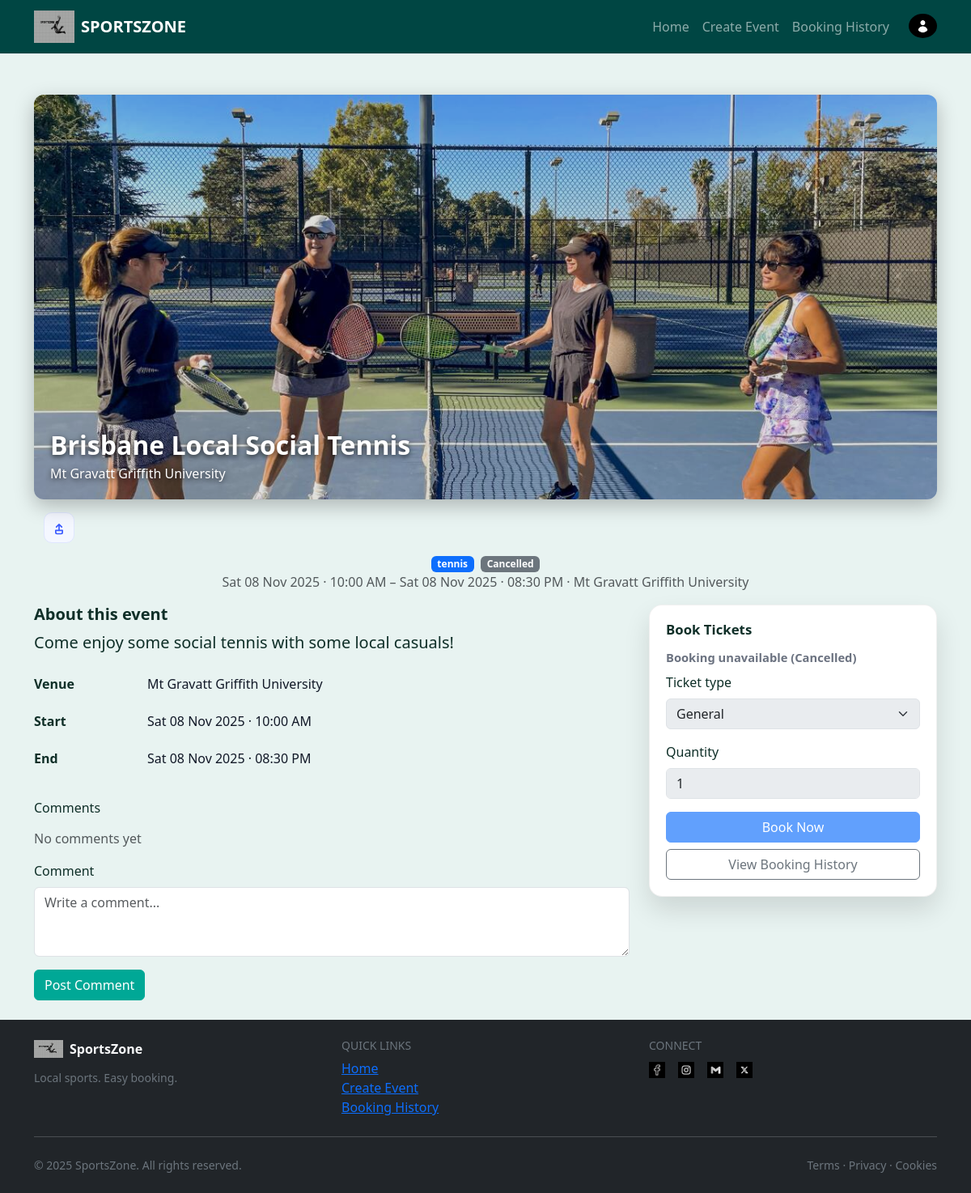
Page /event/3 on the earlier database version.
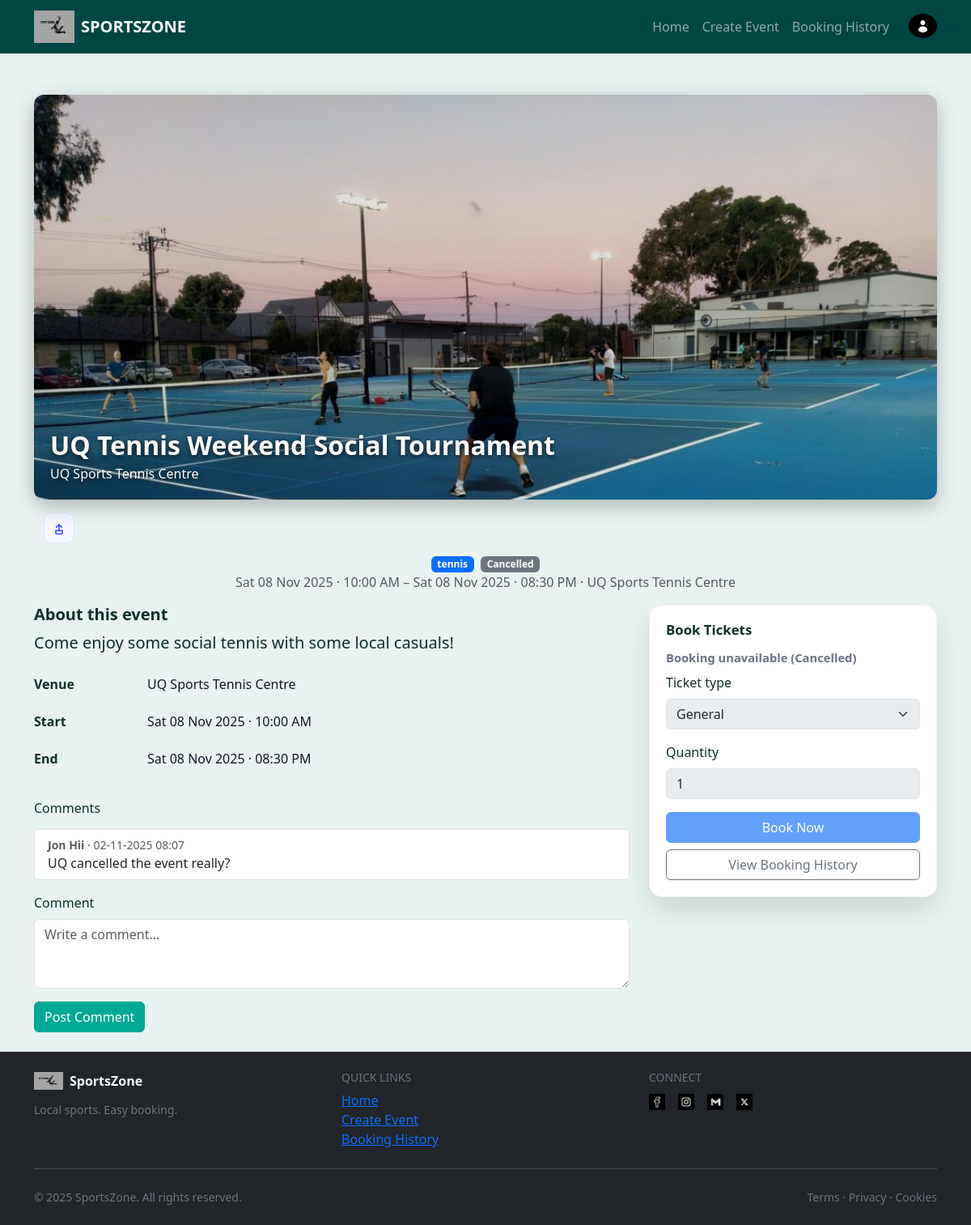
Same page on the later database version.
### SportsZone/models.py (models this page shows, shortened)
class Event(db.Model):
    __tablename__ = "events"
    id = db.Column(db.Integer, primary_key=True)
    user_id = db.Column(db.Integer, db.ForeignKey("users.id"), nullable=False)  # creator/owner
    venue_id = db.Column(db.Integer, db.ForeignKey("venues.id"))
    sports_type = db.Column(db.String(64), index=True)  # Football, Basketball, etc.
    event_title = db.Column(db.String(256), nullable=False)
    home_team_name = db.Column(db.String(64))
    away_team_name = db.Column(db.String(64))
    event_image = db.Column(db.String(256))  # filename in /static/img
    description = db.Column(db.Text)
    start_datetime = db.Column(db.DateTime, default=datetime.utcnow, nullable=False)
    end_datetime = db.Column(db.DateTime)
    status = db.Column(db.String(32), index=True, default="Open", nullable=False)
    total_tickets = db.Column(db.Integer, default=120, nullable=False)
    tickets_sold = db.Column(db.Integer, default=0, nullable=False)
    ticket_price = db.Column(db.Float, default=0.0, nullable=False)
    comments = db.relationship(
        "Comment", backref="event", lazy=True, cascade="all, delete-orphan"
    )
    bookings = db.relationship(
        "Booking", backref="event", lazy=True, cascade="all, delete-orphan"
    )
    @property
    def venue_text(self) -> str:
        if self.venue:
            parts = [self.venue.venue_name, self.venue.venue_address]
            return " - ".join([p for p in parts if p])
        return ""

class Venue(db.Model):
    __tablename__ = "venues"
    id = db.Column(db.Integer, primary_key=True)
    venue_name = db.Column(db.String(128), nullable=False)
    venue_address = db.Column(db.String(256))
    capacity = db.Column(db.Integer)
    events = db.relationship("Event", backref="venue", lazy=True)

class User(db.Model, UserMixin):
    __tablename__ = "users"
    id = db.Column(db.Integer, primary_key=True)
    first_name = db.Column(db.String(100), nullable=False)
    surname = db.Column(db.String(100), nullable=False)
    email_id = db.Column(db.String(100), unique=True, index=True, nullable=False)
    password_hash = db.Column(db.String(255), nullable=False)
    mobile_number = db.Column(db.String(15), unique=True, nullable=False)
    street_address = db.Column(db.String(255), nullable=False)
    comments = db.relationship("Comment", backref="user", lazy=True)
    bookings = db.relationship("Booking", backref="user", lazy=True)
    events_created = db.relationship(
        "Event",
        backref="creator",
        lazy=True,
        foreign_keys="Event.user_id",
    )

class Comment(db.Model):
    __tablename__ = "comments"
    id = db.Column(db.Integer, primary_key=True)
    user_id = db.Column(db.Integer, db.ForeignKey("users.id"))
    event_id = db.Column(db.Integer, db.ForeignKey("events.id"))
    text = db.Column(db.String(400), nullable=False)
    created_at = db.Column(db.DateTime, default=datetime.utcnow, nullable=False)

### SportsZone/views.py (the view)
@main_bp.route("/event/<int:event_id>", endpoint="view_event")
def view_event(event_id: int):
    e = Event.query.get_or_404(event_id)
    booking_form = BookingForm()
    booking_form.event_id.data = e.id
    if getattr(booking_form, "quantity", None):
        booking_form.quantity.data = 1
    comment_form = CommentForm()
    comments = (
        Comment.query.filter_by(event_id=e.id)
        .order_by(Comment.created_at.desc())
        .all()
    )
    return render_template(
        "event.html",
        title=e.event_title,
        event=e,
        booking_form=booking_form,
        comment_form=comment_form,
        comments=comments,
    )

### SportsZone/forms.py
class BookingForm(FlaskForm):
    event_id = HiddenField(validators=[InputRequired()])
    ticket_type = SelectField(
        "Ticket type",
        choices=[("General", "General"), ("Student", "Student"), ("VIP", "VIP")],
        validators=[InputRequired()],
    )
    quantity = IntegerField(
        "Quantity",
        validators=[InputRequired(), NumberRange(min=1, max=10, message="1–10 only")],
    )
    submit = SubmitField("Book Now")

class CommentForm(FlaskForm):
    text = TextAreaField("Comment", validators=[InputRequired(), Length(max=400)])
    submit = SubmitField("Post Comment")

### SportsZone/templates/event.html (shortened to what this page needs)
{% extends "base.html" %}
{% block body %}
<div class="event-hero mb-3">
  <img src="{{ url_for('static', filename='img/' ~ (event.event_image or 'placeholder.jpg')) }}"
       alt="{{ event.event_title }}" class="img-fluid hero-banner">
  <div class="hero-overlay">
    <h1 class="hero-title h3">{{ event.event_title }}</h1>
    <p class="hero-subtitle">{{ event.venue_text }}</p>
  </div>
</div>
<div class="container">
  <div class="event-actions">
    {% set left = (event.total_tickets or 0) - (event.tickets_sold or 0) %}
    <a class="icon-btn" href="#share-modal" title="Share" aria-label="Share">
    </a>
  </div>
</div>
{% set teams = (event.event_title or '') .split(' vs ') %}
{% set badge_map = {'Open':'primary','Sold Out':'danger','Cancelled':'secondary','Inactive':'warning'} %}
<div class="d-flex flex-wrap justify-content-center align-items-center gap-2">
  <span class="badge text-bg-primary">{{ event.sports_type }}</span>
  <span class="badge text-bg-{{ badge_map.get(event.status, 'secondary') }}">{{ event.status }}</span>
</div>
<p class="text-muted mb-3 text-center">
  {% if event.start_datetime %}{{ event.start_datetime.strftime('%a %d %b %Y · %I:%M %p') }}{% endif %}
  {% if event.end_datetime %} – {{ event.end_datetime.strftime('%a %d %b %Y · %I:%M %p') }}{% endif %}
  · {{ event.venue_text }}
</p>
<div class="row g-4">
  <div class="col-lg-8">
    <h2 class="h5 fw-bold mb-2">About this event</h2>
    {% if event.description %}
      <p class="lead">{{ event.description }}</p>
    {% endif %}
    <dl class="info-list clearfix">
      <dt>Venue</dt><dd>{{ event.venue_text }}</dd>
      {% if event.start_datetime %}<dt>Start</dt><dd>{{ event.start_datetime.strftime('%a %d %b %Y · %I:%M %p') }}</dd>{% endif %}
      {% if event.end_datetime %}<dt>End</dt><dd>{{ event.end_datetime.strftime('%a %d %b %Y · %I:%M %p') }}</dd>{% endif %}
    </dl>
    <section class="mt-4">
      <h2 class="h6 mb-3">Comments</h2>
      {% if comments and comments|length %}
        <ul class="list-group mb-3">
          {% for c in comments %}
            <li class="list-group-item d-flex flex-column">
              <div class="small text-muted">
                <strong>{{ (c.user.first_name ~ ' ' ~ c.user.surname) if c.user else 'Anon' }}</strong>
                · {{ c.created_at.strftime('%d-%m-%Y %H:%M') }}
              </div>
              <div>{{ c.text }}</div>
            </li>
          {% endfor %}
        </ul>
      {% else %}
        <div class="text-muted mb-3">No comments yet</div>
      {% endif %}
      <form method="POST" action="{{ url_for('main.add_comment', event_id=event.id) }}">
        <div class="mb-3">
          {{ comment_form.text.label(class="form-label") }}
          {{ comment_form.text(class="form-control", rows="3", placeholder="Write a comment...") }}
        </div>
        {{ comment_form.submit(class="btn btn-primary") }}
      </form>
    </section>
  </div>
  <aside class="col-lg-4">
    {% set left = (event.total_tickets or 0) - (event.tickets_sold or 0) %}
    {% set can_book = (event.status == 'Open' and left > 0) %}
    <div class="booking-card sticky-side">
      <h3 class="h6 fw-bold">Book Tickets</h3>
      <div class="booking-meta mb-2">
        {% if can_book %}
          Tickets available: <strong>{{ left }}</strong>
          {% if left <= 30 %}<span class="text-danger ms-1">(few left)</span>{% endif %}
        {% else %}
          <strong>Booking unavailable ({{ event.status }})</strong>
        {% endif %}
      </div>
      <form method="POST" action="{{ url_for('main.create_booking') }}">
        <label class="form-label">{{ booking_form.ticket_type.label }}</label>
        {{ booking_form.ticket_type(class="form-select mb-3", disabled=not can_book) }}
        <label class="form-label">{{ booking_form.quantity.label }}</label>
        {{ booking_form.quantity(class="form-control mb-3", min="1", disabled=not can_book) }}
        {{ booking_form.submit(class="btn btn-primary w-100 mb-2", disabled=not can_book) }}
      </form>
      <a class="btn btn-outline-secondary w-100" href="{{ url_for('main.booking') }}">View Booking History</a>
    </div>
  </aside>
</div>
{% endblock %}

Differences in the rows shown:
no longer on this page (row unchanged): Venue: venue_text "Mt Gravatt Griffith University"
changed Event "Come enjoy some social tennis with some local casuals!": event_image: a different picture; event_title "Brisbane Local Social Tennis" → "UQ Tennis Weekend Social Tournament"
added Venue: venue_text "UQ Sports Tennis Centre"
added Comment: created_at "02-11-2025 08:07", text "UQ cancelled the event really?"
now on this page (row unchanged): User: first_name+surname "Jon Hii"
Other differences:
text no longer shown: "No comments yet"
